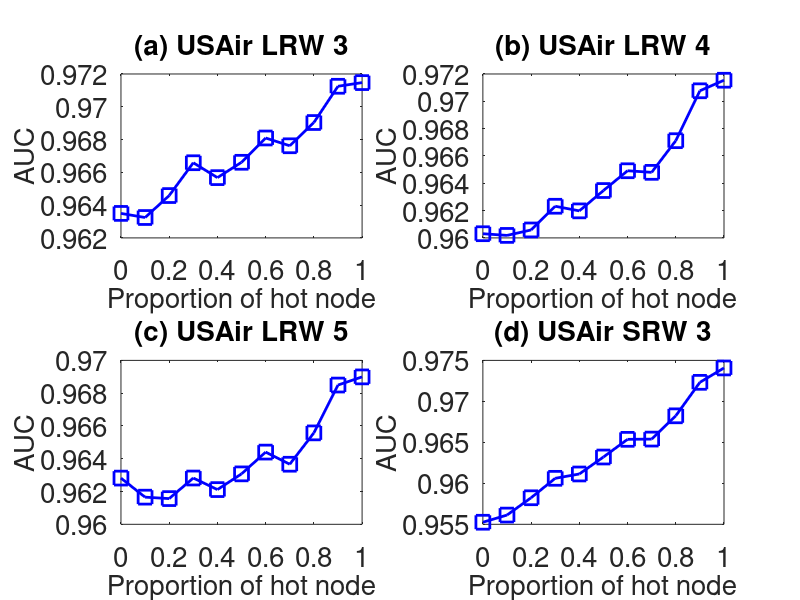

Write MATLAB code to recreate this figure.
subplot(2,2,1);
x=0:0.1:1;
y=[0.9634939
0.9632439
0.9645831
0.9665853
0.9656766
0.9666128
0.9680954
0.9676203
0.9690389
0.9712503
0.9714741

];
plot(x,y,'-bs','LineWidth',2,'MarkerSize',10);
set(gca,'FontSize',20);
xlabel('Proportion of hot node','fontsize',20);
ylabel('AUC','fontsize',20);
title('(a) USAir LRW 3','fontsize',20);

subplot(2,2,2);
x=0:0.1:1;
y=[0.9603055
0.9601824
0.9605818
0.9623171
0.9619786
0.9634677
0.9649157
0.9647991
0.9671164
0.9707696
0.9715423

];
plot(x,y,'-bs','LineWidth',2,'MarkerSize',10);
set(gca,'FontSize',20);
xlabel('Proportion of hot node','fontsize',20);
ylabel('AUC','fontsize',20);
title('(b) USAir LRW 4','fontsize',20);

subplot(2,2,3);
x=0:0.1:1;
y=[0.962819
0.9616566
0.9615685
0.9628241
0.9621178
0.9630772
0.9644054
0.9636651
0.9655772
0.9684956
0.968993
];
plot(x,y,'-bs','LineWidth',2,'MarkerSize',10);
set(gca,'FontSize',20);
xlabel('Proportion of hot node','fontsize',20);
ylabel('AUC','fontsize',20);
title('(c) USAir LRW 5','fontsize',20);


subplot(2,2,4);
x=0:0.1:1;
y=[0.9552522
0.9561257
0.958239
0.9606115
0.9611404
0.9632105
0.9653682
0.9653983
0.9682374
0.9723232
0.9740778
];
plot(x,y,'-bs','LineWidth',2,'MarkerSize',10);
set(gca,'FontSize',20);
xlabel('Proportion of hot node','fontsize',20);
ylabel('AUC','fontsize',20);
title('(d) USAir SRW 3','fontsize',20);